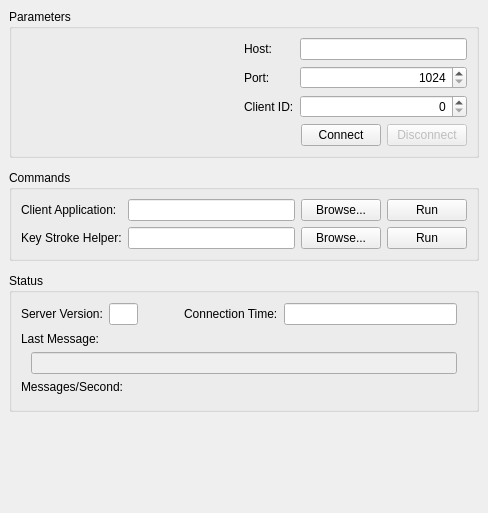
<ui version="4.0" >
 <class>ConnectionWidget</class>
 <widget class="QWidget" name="ConnectionWidget" >
  <property name="geometry" >
   <rect>
    <x>0</x>
    <y>0</y>
    <width>488</width>
    <height>513</height>
   </rect>
  </property>
  <property name="windowTitle" >
   <string>Connection Display</string>
  </property>
  <layout class="QVBoxLayout" >
   <property name="margin" >
    <number>9</number>
   </property>
   <property name="spacing" >
    <number>12</number>
   </property>
   <item>
    <widget class="QGroupBox" name="groupBox" >
     <property name="title" >
      <string>Parameters</string>
     </property>
     <layout class="QVBoxLayout" >
      <property name="margin" >
       <number>9</number>
      </property>
      <property name="spacing" >
       <number>6</number>
      </property>
      <item>
       <layout class="QHBoxLayout" >
        <property name="margin" >
         <number>0</number>
        </property>
        <property name="spacing" >
         <number>6</number>
        </property>
        <item>
         <spacer>
          <property name="orientation" >
           <enum>Qt::Horizontal</enum>
          </property>
          <property name="sizeHint" >
           <size>
            <width>171</width>
            <height>20</height>
           </size>
          </property>
         </spacer>
        </item>
        <item>
         <layout class="QGridLayout" >
          <property name="margin" >
           <number>0</number>
          </property>
          <property name="spacing" >
           <number>6</number>
          </property>
          <item row="0" column="0" >
           <widget class="QLabel" name="label" >
            <property name="text" >
             <string>Host:</string>
            </property>
           </widget>
          </item>
          <item row="0" column="1" >
           <widget class="QLineEdit" name="hostNameEdit" >
            <property name="alignment" >
             <set>Qt::AlignRight</set>
            </property>
           </widget>
          </item>
          <item row="1" column="1" >
           <widget class="QSpinBox" name="portNumberEdit" >
            <property name="alignment" >
             <set>Qt::AlignRight</set>
            </property>
            <property name="maximum" >
             <number>65536</number>
            </property>
            <property name="minimum" >
             <number>1024</number>
            </property>
           </widget>
          </item>
          <item row="1" column="0" >
           <widget class="QLabel" name="label" >
            <property name="text" >
             <string>Port:</string>
            </property>
           </widget>
          </item>
          <item row="2" column="1" >
           <widget class="QSpinBox" name="clientIdEdit" >
            <property name="alignment" >
             <set>Qt::AlignRight</set>
            </property>
           </widget>
          </item>
          <item row="2" column="0" >
           <widget class="QLabel" name="label" >
            <property name="text" >
             <string>Client ID:</string>
            </property>
           </widget>
          </item>
         </layout>
        </item>
       </layout>
      </item>
      <item>
       <layout class="QHBoxLayout" >
        <property name="margin" >
         <number>0</number>
        </property>
        <property name="spacing" >
         <number>6</number>
        </property>
        <item>
         <spacer>
          <property name="orientation" >
           <enum>Qt::Horizontal</enum>
          </property>
          <property name="sizeHint" >
           <size>
            <width>40</width>
            <height>20</height>
           </size>
          </property>
         </spacer>
        </item>
        <item>
         <widget class="QPushButton" name="connectButton" >
          <property name="text" >
           <string>Connect</string>
          </property>
          <property name="icon" >
           <iconset resource="profit.qrc" >:/images/icons/connect_established.png</iconset>
          </property>
         </widget>
        </item>
        <item>
         <widget class="QPushButton" name="disconnectButton" >
          <property name="enabled" >
           <bool>false</bool>
          </property>
          <property name="text" >
           <string>Disconnect</string>
          </property>
          <property name="icon" >
           <iconset resource="profit.qrc" >:/images/icons/connect_no.png</iconset>
          </property>
         </widget>
        </item>
       </layout>
      </item>
     </layout>
    </widget>
   </item>
   <item>
    <widget class="QGroupBox" name="groupBox" >
     <property name="title" >
      <string>Commands</string>
     </property>
     <layout class="QGridLayout" >
      <property name="margin" >
       <number>9</number>
      </property>
      <property name="spacing" >
       <number>6</number>
      </property>
      <item row="0" column="2" >
       <widget class="QPushButton" name="brokerCommandSelectButton" >
        <property name="text" >
         <string>Browse...</string>
        </property>
       </widget>
      </item>
      <item row="0" column="0" >
       <widget class="QLabel" name="label" >
        <property name="sizePolicy" >
         <sizepolicy>
          <hsizetype>1</hsizetype>
          <vsizetype>5</vsizetype>
          <horstretch>0</horstretch>
          <verstretch>0</verstretch>
         </sizepolicy>
        </property>
        <property name="text" >
         <string>Client Application:</string>
        </property>
       </widget>
      </item>
      <item row="1" column="0" >
       <widget class="QLabel" name="label" >
        <property name="sizePolicy" >
         <sizepolicy>
          <hsizetype>1</hsizetype>
          <vsizetype>5</vsizetype>
          <horstretch>0</horstretch>
          <verstretch>0</verstretch>
         </sizepolicy>
        </property>
        <property name="text" >
         <string>Key Stroke Helper:</string>
        </property>
       </widget>
      </item>
      <item row="1" column="1" >
       <widget class="QLineEdit" name="keyHelperCommandEdit" >
        <property name="sizePolicy" >
         <sizepolicy>
          <hsizetype>5</hsizetype>
          <vsizetype>0</vsizetype>
          <horstretch>10</horstretch>
          <verstretch>0</verstretch>
         </sizepolicy>
        </property>
       </widget>
      </item>
      <item row="0" column="3" >
       <widget class="QPushButton" name="brokerCommandRunButton" >
        <property name="text" >
         <string>Run</string>
        </property>
        <property name="icon" >
         <iconset resource="profit.qrc" >:/images/icons/run.png</iconset>
        </property>
       </widget>
      </item>
      <item row="1" column="3" >
       <widget class="QPushButton" name="keyHelperCommandRunButton" >
        <property name="text" >
         <string>Run</string>
        </property>
        <property name="icon" >
         <iconset resource="profit.qrc" >:/images/icons/run.png</iconset>
        </property>
       </widget>
      </item>
      <item row="1" column="2" >
       <widget class="QPushButton" name="keyHelperCommandSelectButton" >
        <property name="text" >
         <string>Browse...</string>
        </property>
       </widget>
      </item>
      <item row="0" column="1" >
       <widget class="QLineEdit" name="brokerCommandEdit" >
        <property name="sizePolicy" >
         <sizepolicy>
          <hsizetype>5</hsizetype>
          <vsizetype>0</vsizetype>
          <horstretch>10</horstretch>
          <verstretch>0</verstretch>
         </sizepolicy>
        </property>
       </widget>
      </item>
     </layout>
    </widget>
   </item>
   <item>
    <widget class="QGroupBox" name="groupBox" >
     <property name="title" >
      <string>Status</string>
     </property>
     <layout class="QVBoxLayout" >
      <property name="margin" >
       <number>9</number>
      </property>
      <property name="spacing" >
       <number>6</number>
      </property>
      <item>
       <layout class="QHBoxLayout" >
        <property name="margin" >
         <number>0</number>
        </property>
        <property name="spacing" >
         <number>6</number>
        </property>
        <item>
         <widget class="QLabel" name="label" >
          <property name="text" >
           <string>Server Version:</string>
          </property>
         </widget>
        </item>
        <item>
         <widget class="QLineEdit" name="serverVersionEdit" >
          <property name="sizePolicy" >
           <sizepolicy>
            <hsizetype>7</hsizetype>
            <vsizetype>0</vsizetype>
            <horstretch>1</horstretch>
            <verstretch>0</verstretch>
           </sizepolicy>
          </property>
          <property name="alignment" >
           <set>Qt::AlignRight</set>
          </property>
          <property name="readOnly" >
           <bool>true</bool>
          </property>
         </widget>
        </item>
        <item>
         <spacer>
          <property name="orientation" >
           <enum>Qt::Horizontal</enum>
          </property>
          <property name="sizeType" >
           <enum>QSizePolicy::Expanding</enum>
          </property>
          <property name="sizeHint" >
           <size>
            <width>40</width>
            <height>24</height>
           </size>
          </property>
         </spacer>
        </item>
        <item>
         <widget class="QLabel" name="label" >
          <property name="text" >
           <string>Connection Time:</string>
          </property>
         </widget>
        </item>
        <item>
         <widget class="QLineEdit" name="connectionTimeEdit" >
          <property name="sizePolicy" >
           <sizepolicy>
            <hsizetype>7</hsizetype>
            <vsizetype>0</vsizetype>
            <horstretch>6</horstretch>
            <verstretch>0</verstretch>
           </sizepolicy>
          </property>
          <property name="frame" >
           <bool>true</bool>
          </property>
          <property name="alignment" >
           <set>Qt::AlignRight</set>
          </property>
          <property name="readOnly" >
           <bool>true</bool>
          </property>
         </widget>
        </item>
        <item>
         <spacer>
          <property name="orientation" >
           <enum>Qt::Horizontal</enum>
          </property>
          <property name="sizeType" >
           <enum>QSizePolicy::Fixed</enum>
          </property>
          <property name="sizeHint" >
           <size>
            <width>10</width>
            <height>24</height>
           </size>
          </property>
         </spacer>
        </item>
       </layout>
      </item>
      <item>
       <layout class="QGridLayout" >
        <property name="margin" >
         <number>0</number>
        </property>
        <property name="spacing" >
         <number>6</number>
        </property>
        <item row="1" column="2" >
         <spacer>
          <property name="orientation" >
           <enum>Qt::Horizontal</enum>
          </property>
          <property name="sizeType" >
           <enum>QSizePolicy::Fixed</enum>
          </property>
          <property name="sizeHint" >
           <size>
            <width>4</width>
            <height>20</height>
           </size>
          </property>
         </spacer>
        </item>
        <item row="1" column="1" >
         <widget class="QLineEdit" name="lastMessageEdit" >
          <property name="enabled" >
           <bool>false</bool>
          </property>
          <property name="focusPolicy" >
           <enum>Qt::NoFocus</enum>
          </property>
          <property name="readOnly" >
           <bool>true</bool>
          </property>
         </widget>
        </item>
        <item row="0" column="0" colspan="3" >
         <widget class="QLabel" name="label" >
          <property name="text" >
           <string>Last Message:</string>
          </property>
         </widget>
        </item>
        <item row="1" column="0" >
         <spacer>
          <property name="orientation" >
           <enum>Qt::Horizontal</enum>
          </property>
          <property name="sizeType" >
           <enum>QSizePolicy::Fixed</enum>
          </property>
          <property name="sizeHint" >
           <size>
            <width>4</width>
            <height>20</height>
           </size>
          </property>
         </spacer>
        </item>
       </layout>
      </item>
      <item>
       <layout class="QVBoxLayout" >
        <property name="margin" >
         <number>0</number>
        </property>
        <property name="spacing" >
         <number>6</number>
        </property>
        <item>
         <widget class="QLabel" name="label" >
          <property name="text" >
           <string>Messages/Second:</string>
          </property>
          <property name="alignment" >
           <set>Qt::AlignLeading|Qt::AlignLeft|Qt::AlignTop</set>
          </property>
         </widget>
        </item>
        <item>
         <widget class="QwtThermo" name="rateThermo" >
          <property name="alarmColor" >
           <color>
            <red>200</red>
            <green>0</green>
            <blue>0</blue>
           </color>
          </property>
          <property name="alarmEnabled" >
           <bool>true</bool>
          </property>
          <property name="alarmLevel" >
           <double>180.000000000000000</double>
          </property>
          <property name="scalePosition" >
           <enum>QwtThermo::BottomScale</enum>
          </property>
          <property name="borderWidth" >
           <number>2</number>
          </property>
          <property name="fillColor" >
           <color>
            <red>0</red>
            <green>200</green>
            <blue>0</blue>
           </color>
          </property>
          <property name="maxValue" >
           <double>200.000000000000000</double>
          </property>
          <property name="pipeWidth" >
           <number>10</number>
          </property>
          <property name="value" >
           <double>195.000000000000000</double>
          </property>
         </widget>
        </item>
       </layout>
      </item>
     </layout>
    </widget>
   </item>
   <item>
    <spacer>
     <property name="orientation" >
      <enum>Qt::Vertical</enum>
     </property>
     <property name="sizeHint" >
      <size>
       <width>470</width>
       <height>16</height>
      </size>
     </property>
    </spacer>
   </item>
  </layout>
 </widget>
 <customwidgets>
  <customwidget>
   <class>QwtThermo</class>
   <extends>QWidget</extends>
   <header>qwt_thermo.h</header>
  </customwidget>
 </customwidgets>
 <resources>
  <include location="profit.qrc" />
 </resources>
 <connections/>
</ui>
